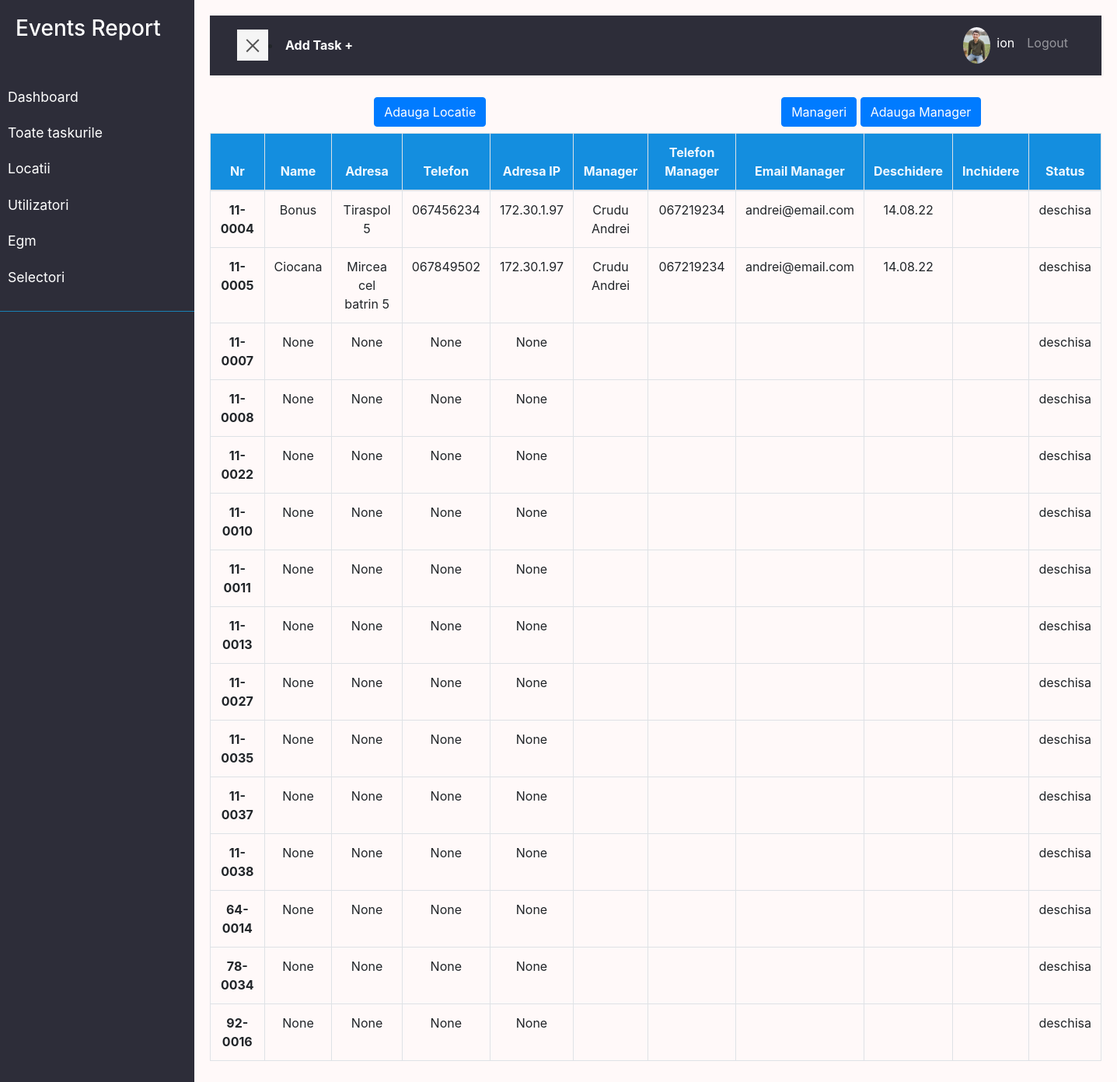
The app's page /location/ (signed in), older data.
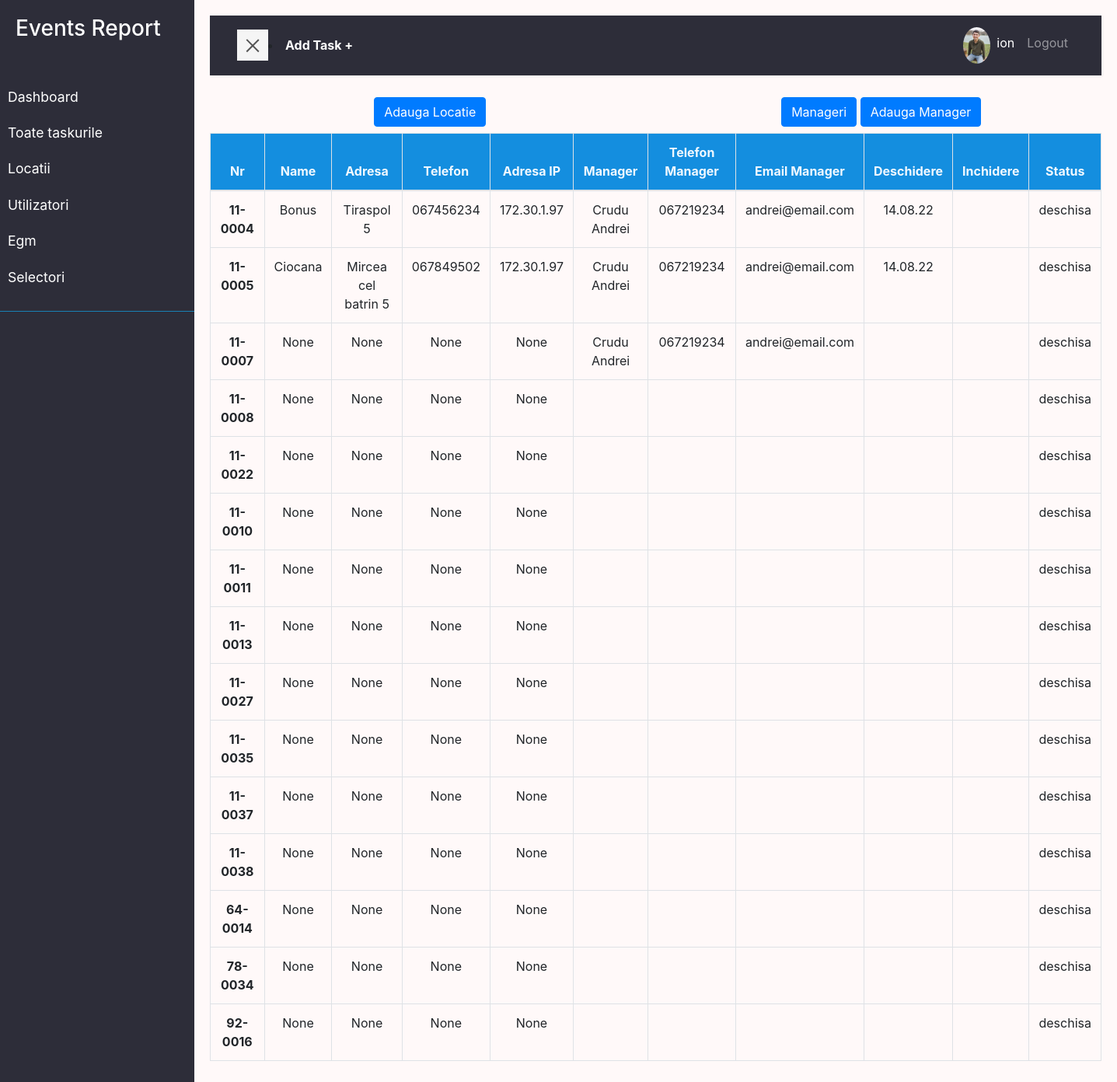
The same page, newer data.
### location/models.py (models this page shows, shortened)
class Location(models.Model):
    STAT = (
        ('deschisa', 'Deschisa'),
        ('inchisa', 'Inchisa'),
        ('in_progres', 'In progres'),
    )
    numar = models.CharField(max_length=200)
    name = models.CharField(max_length=200, null=True, blank=True)
    address = models.CharField(max_length=200, null=True, blank=True)
    status = models.CharField(max_length=200, choices=STAT)
    telefon = models.CharField(max_length=200, null=True, blank=True)
    adresa_ip = models.CharField(max_length=200, null=True, blank=True)
    manager = models.ForeignKey(
        'Manager', null=True, blank=True, on_delete=models.SET_NULL)
    data_deschidere = models.DateField(null=True, blank=True)
    data_inchidere = models.DateField(null=True, blank=True)
    created = models.DateTimeField(auto_now_add=True, null=True, blank=True)

class Manager(models.Model):
    nume = models.CharField(max_length=200)
    email = models.EmailField(max_length=200, null=True, blank=True)
    telefon = models.CharField(max_length=200, null=True, blank=True)
    created = models.DateTimeField(auto_now_add=True, null=True, blank=True)

### location/views.py (the view)
# urls.py: path('', views.locations, name='locations'),
@login_required(login_url='login')
def locations(request):
    locations = Location.objects.all()
    context = {'locations': locations}
    return render(request, 'location/locations.html', context)

### user/models.py (called while the page is built)
    @property
    def imageURL(self):
        try:
            url = self.profile_image.url
        except:
            url = ''
        return url

### location/templates/location/locations.html
{% extends 'main.html' %}
{% block content %}
<div class="row text-center p-2">
  <div class="col">
    <a class="btn btn-primary" href="{% url 'location-form' %}">Adauga Locatie</a>
  </div>
  <div class="col">
    <a class="btn btn-primary" href="{% url 'managers' %}">Manageri</a>
    <a class="btn btn-primary" href="{% url 'manager-form' %}">Adauga Manager</a>
  </div>
</div>
<div class="text-center tableFixHead">
  <table class="table table-bordered table-hover" id="tabel">
    <thead>
      <tr>
        <th scope="col">Nr</th>
        <th scope="col">Name</th>
        <th scope="col">Adresa</th>
        <th scope="col">Telefon</th>
        <th scope="col">Adresa IP</th>
        <th scope="col">Manager</th>
        <th scope="col">Telefon Manager</th>
        <th scope="col">Email Manager</th>
        <th scope="col">Deschidere</th>
        <th scope="col">Inchidere</th>
        <th scope="col">Status</th>
      </tr>
    </thead>
    <tbody>
      {% for location in locations %}
      <tr>
        <th scope="row">
          <a href="{% url 'location-edith' location.id %}"
            >{{location.numar}}</a
          >
        </th>
        <td>{{location.name}}</td>
        <td>{{location.address}}</td>
        <td>{{location.telefon}}</td>
        <td>{{location.adresa_ip}}</td>
        <td>{{location.manager.nume}}</td>
        <td>{{location.manager.telefon}}</td>
        <td>{{location.manager.email}}</td>
        <td>{{location.data_deschidere|date:"d.m.y"}}</td>
        <td>{{location.data_inchidere|date:"d.m.y"}}</td>
        <td>{{location.status}}</td>
      </tr>
      {% endfor %}
    </tbody>
  </table>
</div>
{% endblock %}

Row changes from the older to the newer data that the page shows:
changed Location (number 3 of 15 on the later page): manager.nume (not shown) → "Crudu Andrei"; manager.telefon (not shown) → "067219234"; manager.email (not shown) → "andrei@email.com"
